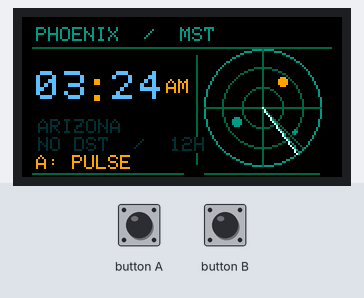
Bench run of a sketch on a simulated ESP32. On the bench: 160×80 colour display. The inputs (shaded band) are chosen by the test bench. The local clock reads 2024-03-15 10:24:30 at power-on unless the sketch sets it.

Above: at 1.31 s.
1.4 s: button A pressed for 0.15 s
At 1.49 s:
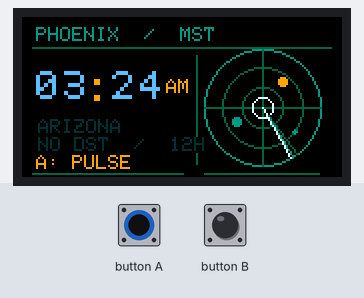
2.1 s: button B pressed for 0.15 s
2.8 s: button A pressed for 1 s
At 2.84 s:
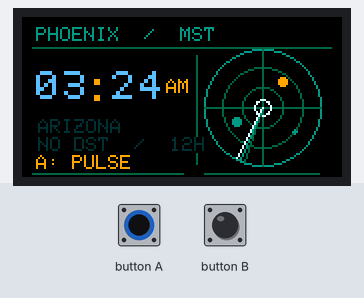
4.4 s: button B pressed for 1 s
At 30.9 s:
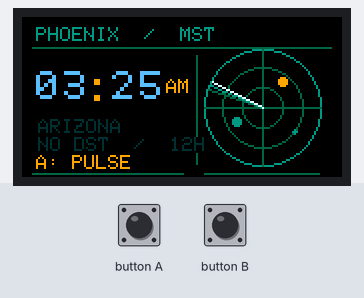

The sketch:

radar-watch.ino
```cpp
#include <M5StickC.h>
#include <math.h>

namespace {

const uint16_t COLOR_BACKGROUND = 0x0000;
const uint16_t COLOR_DIM = 0x0186;
const uint16_t COLOR_GRID = 0x0328;
const uint16_t COLOR_TEAL = 0x04D0;
const uint16_t COLOR_CYAN = 0x5DFF;
const uint16_t COLOR_BRIGHT = 0xDFFF;
const uint16_t COLOR_AMBER = 0xFD20;

const int16_t RADAR_X = 120;
const int16_t RADAR_Y = 45;
const int16_t RADAR_RADIUS = 29;
const uint32_t RADAR_FRAME_MS = 45;
const uint32_t PULSE_DURATION_MS = 1200;

const uint8_t DIGITS[10][7] = {
    {0b01110, 0b10001, 0b10011, 0b10101, 0b11001, 0b10001, 0b01110},
    {0b00100, 0b01100, 0b00100, 0b00100, 0b00100, 0b00100, 0b01110},
    {0b01110, 0b10001, 0b00001, 0b00010, 0b00100, 0b01000, 0b11111},
    {0b11110, 0b00001, 0b00001, 0b01110, 0b00001, 0b10001, 0b01110},
    {0b00010, 0b00110, 0b01010, 0b10010, 0b11111, 0b00010, 0b00010},
    {0b11111, 0b10000, 0b10000, 0b11110, 0b00001, 0b10001, 0b01110},
    {0b00110, 0b01000, 0b10000, 0b11110, 0b10001, 0b10001, 0b01110},
    {0b11111, 0b00001, 0b00010, 0b00100, 0b01000, 0b01000, 0b01000},
    {0b01110, 0b10001, 0b10001, 0b01110, 0b10001, 0b10001, 0b01110},
    {0b01110, 0b10001, 0b10001, 0b01111, 0b00001, 0b00010, 0b11100},
};

uint32_t lastClockReadAt = 0;
uint32_t lastRadarFrameAt = 0;
uint32_t pulseStartedAt = 0;
uint8_t lastDisplayedHour = 255;
uint8_t lastDisplayedMinute = 255;
uint8_t lastDisplayedAmPm = 255;
uint16_t lastSweepAngle = 0;
uint8_t lastPulseRadius = 0;
bool sweepDrawn = false;
bool pulseTriggered = false;

uint8_t getArizonaHour() {
  const int16_t utcMinutes =
      static_cast<int16_t>(M5.Rtc.Hour) * 60 + M5.Rtc.Minute;
  const int16_t arizonaMinutes = (utcMinutes + 1440 - 420) % 1440;
  return static_cast<uint8_t>(arizonaMinutes / 60);
}

void drawDigit(uint8_t digit, int16_t x, int16_t y) {
  for (uint8_t row = 0; row < 7; ++row) {
    for (uint8_t column = 0; column < 5; ++column) {
      if (DIGITS[digit][row] & (1 << (4 - column))) {
        M5.Lcd.fillRect(x + column * 2, y + row * 2, 2, 2, COLOR_CYAN);
      }
    }
  }
}

void drawClock() {
  const uint8_t hour24 = getArizonaHour();
  const uint8_t hour12 = (hour24 % 12 == 0) ? 12 : hour24 % 12;
  const uint8_t minute = M5.Rtc.Minute;
  const uint8_t amPm = hour24 < 12 ? 0 : 1;

  M5.Lcd.fillRect(5, 20, 80, 31, COLOR_BACKGROUND);
  drawDigit(hour12 / 10, 7, 27);
  drawDigit(hour12 % 10, 21, 27);
  M5.Lcd.fillRect(36, 31, 3, 3, COLOR_AMBER);
  M5.Lcd.fillRect(36, 39, 3, 3, COLOR_AMBER);
  drawDigit(minute / 10, 45, 27);
  drawDigit(minute % 10, 59, 27);

  M5.Lcd.setTextSize(1);
  M5.Lcd.setTextColor(COLOR_AMBER, COLOR_BACKGROUND);
  M5.Lcd.setCursor(72, 31);
  M5.Lcd.print(amPm == 0 ? "AM" : "PM");

  lastDisplayedHour = hour12;
  lastDisplayedMinute = minute;
  lastDisplayedAmPm = amPm;
}

void drawRadarGrid() {
  M5.Lcd.drawCircle(RADAR_X, RADAR_Y, RADAR_RADIUS, COLOR_TEAL);
  M5.Lcd.drawCircle(RADAR_X, RADAR_Y, 20, COLOR_GRID);
  M5.Lcd.drawCircle(RADAR_X, RADAR_Y, 10, COLOR_GRID);
  M5.Lcd.drawFastHLine(RADAR_X - RADAR_RADIUS, RADAR_Y,
                       RADAR_RADIUS * 2 + 1, COLOR_GRID);
  M5.Lcd.drawFastVLine(RADAR_X, RADAR_Y - RADAR_RADIUS,
                       RADAR_RADIUS * 2 + 1, COLOR_GRID);

  M5.Lcd.fillCircle(130, 32, 2, COLOR_AMBER);
  M5.Lcd.fillCircle(107, 52, 2, COLOR_TEAL);
  M5.Lcd.fillCircle(136, 57, 1, COLOR_TEAL);
  M5.Lcd.drawPixel(RADAR_X, RADAR_Y, COLOR_BRIGHT);
}

void drawRay(uint16_t angle, uint16_t color) {
  const float radians = angle * 0.0174532925f;
  const int16_t x = RADAR_X + static_cast<int16_t>(cosf(radians) * RADAR_RADIUS);
  const int16_t y = RADAR_Y + static_cast<int16_t>(sinf(radians) * RADAR_RADIUS);
  M5.Lcd.drawLine(RADAR_X, RADAR_Y, x, y, color);
}

void drawSweep(uint16_t angle, bool erase) {
  drawRay((angle + 352) % 360, erase ? COLOR_BACKGROUND : COLOR_GRID);
  drawRay((angle + 356) % 360, erase ? COLOR_BACKGROUND : COLOR_TEAL);
  drawRay(angle, erase ? COLOR_BACKGROUND : COLOR_BRIGHT);
}

void drawStaticFace() {
  M5.Lcd.fillScreen(COLOR_BACKGROUND);
  M5.Lcd.setTextSize(1);
  M5.Lcd.setTextWrap(false);
  M5.Lcd.setTextColor(COLOR_TEAL, COLOR_BACKGROUND);
  M5.Lcd.setCursor(7, 5);
  M5.Lcd.print("PHOENIX  /  MST");

  M5.Lcd.drawFastHLine(5, 15, 150, COLOR_GRID);
  M5.Lcd.drawFastVLine(87, 19, 55, COLOR_GRID);
  M5.Lcd.setTextColor(COLOR_DIM, COLOR_BACKGROUND);
  M5.Lcd.setCursor(8, 51);
  M5.Lcd.print("ARIZONA");
  M5.Lcd.setCursor(8, 60);
  M5.Lcd.print("NO DST  /  12H");

  M5.Lcd.drawFastHLine(5, 78, 76, COLOR_GRID);
  M5.Lcd.drawFastHLine(91, 78, 58, COLOR_GRID);
  M5.Lcd.setTextColor(COLOR_AMBER, COLOR_BACKGROUND);
  M5.Lcd.setCursor(7, 69);
  M5.Lcd.print("A: PULSE");

  drawRadarGrid();
}

void updateRadar(uint32_t now) {
  if (now - lastRadarFrameAt < RADAR_FRAME_MS) {
    return;
  }
  lastRadarFrameAt = now;

  if (sweepDrawn) {
    drawSweep(lastSweepAngle, true);
  }
  if (lastPulseRadius > 0) {
    M5.Lcd.drawCircle(RADAR_X, RADAR_Y, lastPulseRadius, COLOR_BACKGROUND);
  }
  drawRadarGrid();

  uint8_t pulseRadius = 0;
  if (pulseTriggered) {
    const uint32_t elapsed = now - pulseStartedAt;
    if (elapsed < PULSE_DURATION_MS) {
      pulseRadius = 4 + (elapsed * (RADAR_RADIUS - 4)) / PULSE_DURATION_MS;
      M5.Lcd.drawCircle(RADAR_X, RADAR_Y, pulseRadius,
                        (elapsed / 120) % 2 == 0 ? COLOR_BRIGHT : COLOR_CYAN);
    } else {
      pulseTriggered = false;
    }
  }

  const uint16_t angle = static_cast<uint16_t>((now / 24) % 360);
  drawSweep(angle, false);
  lastSweepAngle = angle;
  lastPulseRadius = pulseRadius;
  sweepDrawn = true;
}

}  // namespace

void setup() {
  M5.begin();
  M5.Lcd.setRotation(3);
  M5.Rtc.GetBm8563Time();

  drawStaticFace();
  drawClock();
  lastClockReadAt = millis();
  lastRadarFrameAt = lastClockReadAt - RADAR_FRAME_MS;
}

void loop() {
  M5.update();
  const uint32_t now = millis();

  if (M5.BtnA.wasPressed()) {
    pulseStartedAt = now;
    pulseTriggered = true;
  }

  if (now - lastClockReadAt >= 1000) {
    M5.Rtc.GetBm8563Time();
    lastClockReadAt = now;

    const uint8_t hour24 = getArizonaHour();
    const uint8_t hour12 = (hour24 % 12 == 0) ? 12 : hour24 % 12;
    const uint8_t amPm = hour24 < 12 ? 0 : 1;
    if (hour12 != lastDisplayedHour || M5.Rtc.Minute != lastDisplayedMinute ||
        amPm != lastDisplayedAmPm) {
      drawClock();
    }
  }

  updateRadar(now);
}
```

Measured:
- after the input at 1.4 s, the display: first changes at once (image 1 shows a later state)
